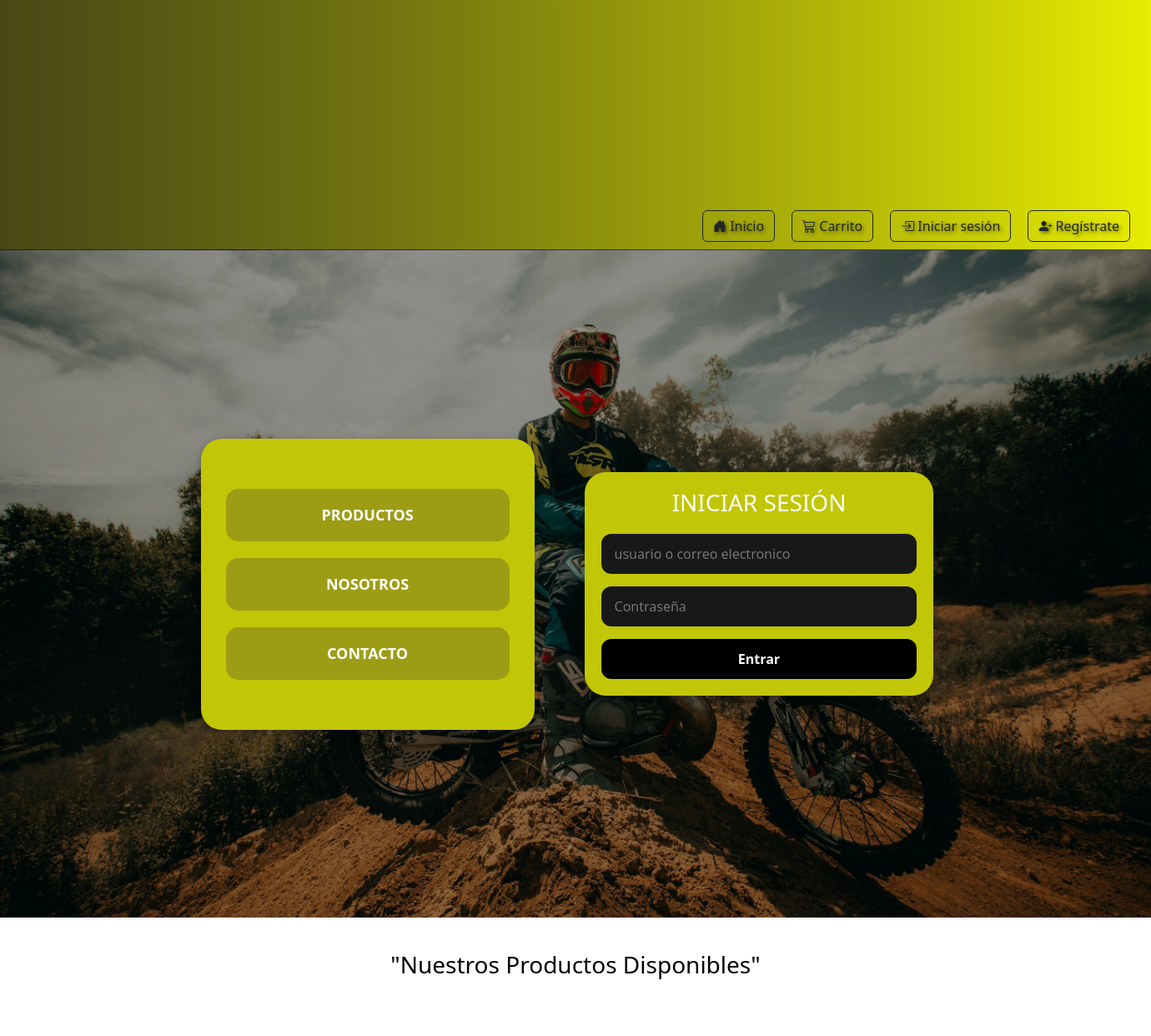
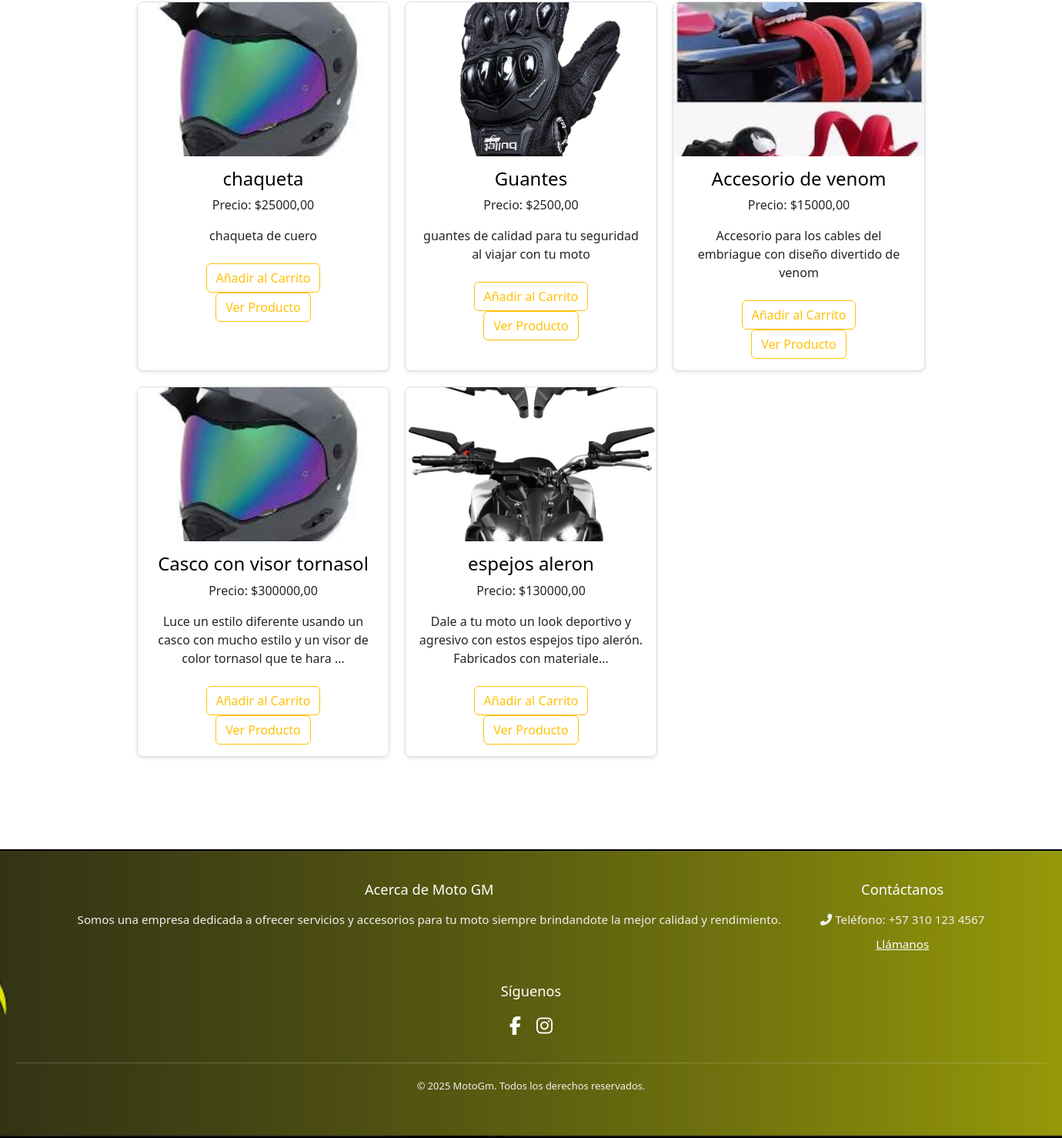
The page / on the database its author committed (2 pictures, top to bottom).
### productos/models.py (models this page shows, shortened)
class Producto(models.Model):
    nombre = models.CharField(max_length=200)
    descripcion = models.TextField()
    precio = models.DecimalField(max_digits=10, decimal_places=2)
    imagen = models.ImageField(upload_to='productos/', null=True, blank=True) # Las imágenes se guardarán en media/productos/
    stock = models.IntegerField(default=0)
    disponible = models.BooleanField(default=True)
    fecha_creacion = models.DateTimeField(auto_now_add=True)
    ultima_actualizacion = models.DateTimeField(auto_now=True)
    categoria = models.ForeignKey(Categoria, on_delete=models.SET_NULL, null=True, blank=True, related_name='productos')
    class Meta:
        ordering = ['nombre'] # Ordena los productos por nombre por defecto

### core/views.py (the view)
# urls.py: path('', views.landing_page, name='landing_page'),
def landing_page(request):
        productos_recuperados = Producto.objects.filter(disponible=True).order_by('-fecha_creacion')[:6]
        print(f"\n--- DEBUG DE PRODUCTOS PARA LANDING PAGE ---")
        print(f"Número de productos recuperados: {productos_recuperados.count()}")
        if productos_recuperados.exists():
            for p in productos_recuperados:
                print(f"  ID: {p.id}, Nombre: {p.nombre}, Precio: {p.precio}, Stock: {p.stock}, Disponible: {p.disponible}, Imagen: {p.imagen}")
        else:
            print("  No se encontraron productos disponibles en la base de datos.")
        print(f"--- FIN DEBUG ---")
        context = {
            'productos': productos_recuperados,
            'product_name': 'Producto Estrella del Emprendimiento',
            'product_description': 'Descubre nuestro increíble producto, diseñado para mejorar tu día a día con innovación y calidad. ¡No te lo pierdas!',
            'product_image_url': 'https://via.placeholder.com/400x300?text=Tu+Producto+Aqui',
        }
        return render(request, 'core/landing_page.html', context)

### productos/context_processors.py (called while the page is built)
def cart_item_count(request):
    cart_count = 0
    if request.user.is_authenticated:
        cart_count = CarritoItem.objects.filter(usuario=request.user).count() # o .aggregate(Sum('cantidad'))['cantidad__sum'] si quieres sumar las cantidades
    return {'cart_count': cart_count}

### core/templates/core/landing_page.html (shortened to what this page needs)
{% extends 'core/base.html' %}
{% load static %}
{% block content %}
<div class="main-content no-padding-top">
  <section class="landing-hero">
    <div class="hero-overlay">
      <div class="hero-content">
        <div class="hero-box hero-buttons">
          <a href="{% url 'productos:lista_productos' %}" class="btn-hero">PRODUCTOS</a>
          <a href="#nosotros" class="btn-hero">NOSOTROS</a>
          <a href="#contacto" class="btn-hero">CONTACTO</a>
        </div>
        {% if not user.is_authenticated %}
          <div class="hero-box hero-login">
            <h2>INICIAR SESIÓN</h2>
            <form method="post" action="{% url 'login' %}">
              <input type="text" name="username" placeholder="usuario o correo electronico" required>
              <input type="password" name="password" placeholder="Contraseña" required>
              <button type="submit">Entrar</button>
            </form>
          </div>
        {% endif %}
      </div>
    </div>
  </section>
  <div class="contenido">
    <h3 class="contenido" id="productos">"Nuestros Productos Disponibles"</h3>
    <div class="product-grid">
      {% for producto in productos %}
        <div class="product-card">
          {% if producto.imagen %}
            <img src="{{ producto.imagen.url }}" alt="{{ producto.nombre }}">
          {% else %}
            <img src="https://via.placeholder.com/300x200?text=Sin+Imagen" alt="Producto sin imagen">
          {% endif %}
          <div class="product-info">
            <h4><a href="{% url 'productos:detalle_producto' producto.pk %}">{{ producto.nombre }}</a></h4>
            <p>Precio: ${{ producto.precio }}</p>
            <p>{{ producto.descripcion|truncatechars:100 }}</p>
            <form class="add-to-cart-form" data-product-id="{{ producto.pk }}" action="{% url 'productos:add_to_cart' producto.pk %}" method="post">
              <button type="submit" class="btn btn-outline-warning mt-2">Añadir al Carrito</button>
            </form>
            <a href="{% url 'productos:detalle_producto' producto.pk %}" class="btn btn-outline-warning">Ver Producto</a>
          </div>
        </div>
      {% empty %}
        <p>No hay productos disponibles en este momento.</p>
      {% endfor %}
    </div>
  </div>
</div>
{% endblock content %}

### core/static/core/stylecore.css (style rules this page uses)
.main-content { display: flex; flex-direction: column; justify-content: center; align-items: center; min-height: calc(100vh - 300px - 200px); padding: 20px; }
.contenido { width: 80%; max-width: 1200px; margin: 0 auto 40px auto; padding: 20px; text-align: center; }
.contenido h3 { margin-bottom: 30px; color: #000; }
.no-padding-top { padding-top: 0 !important; }
.landing-hero { background-image: url('/static/core/img/fondoo.jpeg'); background-size: cover; background-position: center; background-repeat: no-repeat; height: 100vh; width: 100vw; margin: 0; padding: 0; display: flex; align-items: center; justify-content: center; }
.hero-overlay { background-color: rgba(0, 0, 0, 0.4); width: 100%; height: 100%; display: flex; align-items: center; justify-content: center; }
.hero-content { color: white; text-align: center; padding: 2rem; }
.hero-content { display: flex; justify-content: space-between; align-items: center; padding: 40px; max-width: 1200px; margin: 0 auto; height: 80vh; gap: 60px; }
.hero-box { background-color: #c1c606 ; padding: 40px 30px; border-radius: 25px; color: white; box-shadow: 0 4px 12px rgba(0,0,0,0.3); }
.hero-buttons { flex: 1; max-width: 400px; }
.hero-buttons a { display: block; margin: 20px 0; padding: 18px 0; background-color: #9c9d15; color: white; text-decoration: none; border-radius: 15px; font-weight: bold; font-size: 18px; text-align: center; }
.hero-login { flex: 1; max-width: 90%; background-color: #c1c606; margin-left: auto; margin-right: 20px; padding: 20px; }
.hero-login h2 { font-size: 28px; margin-bottom: 20px; }
.hero-login form input { width: 100%; margin-bottom: 15px; padding: 12px 16px; border: none; border-radius: 12px; background-color: #181818;; color: white; font-size: 16px; }
.hero-login form button { background-color: #000; border: none; padding: 12px; width: 100%; border-radius: 12px; color: white; font-weight: bold; font-size: 16px; cursor: pointer; }
.main-content { padding-top: 0px; padding-bottom: 20px; }
.product-grid { display: grid; grid-template-columns: repeat(auto-fit, minmax(250px, 1fr)); gap: 20px; padding: 20px; }
.product-card { border: 1px solid #ddd; border-radius: 8px; overflow: hidden; box-shadow: 0 2px 5px rgba(0,0,0,0.1); transition: transform 0.2s; }
.product-card img { width: 100%; height: 200px; object-fit: cover; }
.product-info { padding: 15px; }
.product-info h4 a { color: #000 ; text-decoration: none; }

### rows shown on the page
Producto: imagen (picture), nombre "chaqueta", precio "25000,00", descripcion "chaqueta de cuero"
Producto: imagen (picture), nombre "Guantes", precio "2500,00", descripcion "guantes de calidad para tu seguridad al viajar con tu moto"
Producto: imagen (picture), nombre "Accesorio de venom", precio "15000,00", descripcion "Accesorio para los cables del embriague con diseño divertido de venom"
Producto: imagen (picture), nombre "Casco con visor tornasol", precio "300000,00", descripcion "Luce un estilo diferente usando un casco con mucho estilo y un visor de color tornasol que te hara …"
Producto: imagen (picture), nombre "espejos aleron", precio "130000,00", descripcion "Dale a tu moto un look deportivo y agresivo con estos espejos tipo alerón. Fabricados con materiale…"
